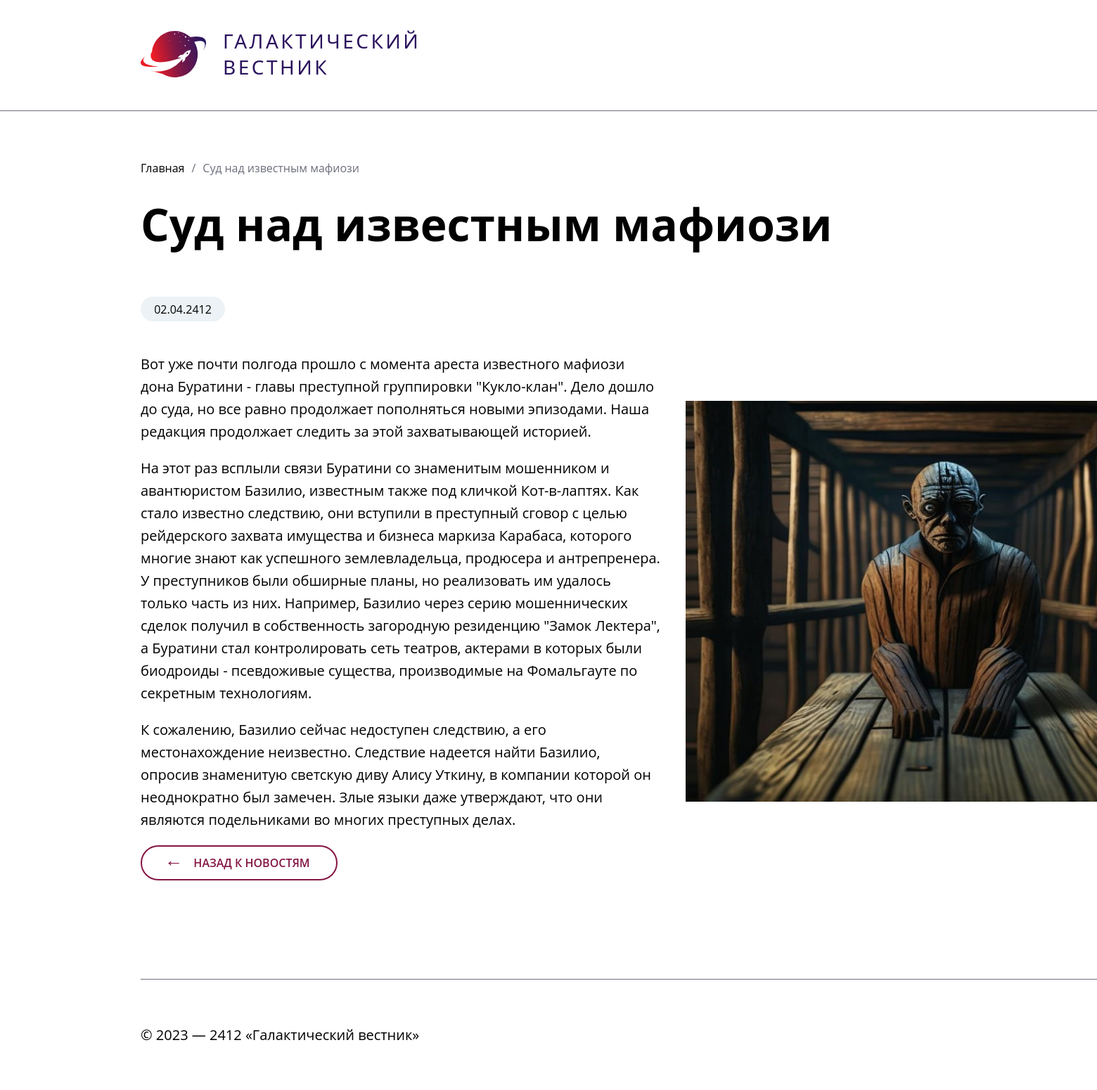
Screenshot of /work_news.php/?id=14 with the database file from the repository.
### tables this page shows
CREATE TABLE `news` (
  `id` int(11) unsigned NOT NULL AUTO_INCREMENT,
  `date` datetime NULL DEFAULT NULL,
  `title` varchar(250) NOT NULL DEFAULT '',
  `announce` text NULL DEFAULT NULL,
  `content` text NULL DEFAULT NULL,
  `image` varchar(250) NOT NULL DEFAULT '',
  PRIMARY KEY (`id`),
  KEY `id` (`id`),

  KEY `idx_news_date` (`date`));

### resources/Repository.php (called while the page is built, shortened)
<?php
    class Repository{
        private function getRepo(){
            require 'connect.php';
            mysqli_query($link, "SET NAMES 'utf8'");
            $query = "SELECT * FROM news";
            $res = mysqli_query($link, $query) or die(mysqli_error($link));
            for ($data = []; $row = mysqli_fetch_assoc($res);$data[] = $row);
            return $data;
        }
        public function getTitles(){
            $titles = [];
            foreach ($this->getRepo() as $news){
                $titles[$news['id']] = $news['title'];
            }
            return $titles;
        }
        public function getNews(){
            $content = [];
            foreach($this->getRepo() as $news){
                $content[$news['id']] = $news;
            }
            return $content;
        }
    }
?>

### work_news/controllers/WorkNewsPage.php (called while the page is built)
<?php
require_once 'resources/Repository.php';
    class WorkNews extends Repository{
        public function getWorkNewsByIndex() {
            $data = [];
            $content = $this->getNews();
            if(isset($_GET['id'])){
                $id = $_GET['id'];
                if(isset($content[$id])){
                    $data = $content[$id];
                }
                return $data;
            }
        }
    }
?>

### work_news/controllers/WorkNewsTitle.php (called while the page is built, shortened)
<?php
require_once 'resources/Repository.php';
class WorkNewsTitle extends Repository{
    public function showWNTitle(){
        $titleItem = $this->getTitles();
    }
}

### work_news/models/work_news_title.php (called while the page is built, shortened)
<?php
    require_once 'work_news/controllers/WorkNewsTitle.php';
    $work_news_title = new WorkNewsTitle();
    $work_news_title->showWNTitle();
?>

### work_news/models/news_index.php (the view, shortened to what this page needs)
<div class ="menu">
	<a href="/project/main.php">Главная</a>
	<p>/</p>
	<?php
	require_once 'work_news/controllers/WorkNewsPage.php';
	$work_news = new WorkNews();
	$news = $work_news->getWorkNewsByIndex();
	$title = $news['title'];
	$date_db = date_create($news['date']);
	$date = date_format($date_db, 'd.m.Y');
	$content = $news['content'];
	$pic = "/project/pics/$news[image]";
	?>
	<p> <?php echo $title ?> </p>
</div>
<h1> <?php echo $title ?> </h1>
<div class="main-content">
	<div class ="text">
		<div class="news-time">
			<p> <?php echo $date ?> </p>
		</div>
		<div class="news-text">
			<?php echo $content ?>
		</div>
	</div>
	<div class="img">
		<img src="<?php echo $pic ?>" alt="content picture">
	</div>
</div>
<div class="back-page">
	<a href="/project/main.php">
		<span class="left-arr">&#8592</span>
		НАЗАД К НОВОСТЯМ
	</a>
</div>

### resources/styles.css (style rules this page uses)
* { margin: 0; padding: 0; }
a { text-decoration: none; }
h1, h2, p, a { font-family: 'Open Sans'; }
body { width: 1920px; }
.wrapper { box-sizing: border-box; padding: 0 200px; }
.header a { display: block; width: 390px; }
.header a .logo { display: flex; }
.header .logo img { background-image: 'logo.svg'; }
.header .logo h2 { padding-left: 24px; font-family: 'Segoe UI'; font-weight: 400; font-size: 28px; line-height: 37px; letter-spacing: 3.5px; color: #2C145E; }
.block-news .news .news-subject .news-time, .content-news .main-content .news-time { display: flex; border-radius: 60px; width: 120px; height: 35px; background-color: #ECF2F5; justify-content: center; align-items: center; }
footer .copyright { border-top: 1px solid #6C6E7B; box-sizing: border-box; font-size: 20px; padding: 65px 0; }
.content-news .menu { box-sizing: border-box; display: flex; margin-top: 70px; }
.content-news .menu a { color: #000000; }
.content-news .menu p { box-sizing: border-box; color: #6C6E7B; margin-left: 10px; }
.content-news .main-content { display: flex; }
.content-news .main-content .text, .content-news .main-content .img { width: 760px; }
.content-news .main-content .text { box-sizing: border-box; padding-right: 10px; }
.content-news h1 { box-sizing: border-box; font-size: 64px; margin-top: 25px; }
.content-news .main-content .text .news-time { box-sizing: border-box; margin-top: 60px; }
.content-news .main-content .text .news-text { box-sizing: border-box; margin-top: 45px; font-size: 20px; line-height: 32px; }
.content-news .main-content .text .news-text p { box-sizing: border-box; margin-bottom: 1em; }
.content-news .main-content .img { display: flex; box-sizing: border-box; align-items: center; justify-content: center; margin-top: 145px; margin-left: 20px; }
.content-news .main-content .img img { width: 740px; height: 570px; }
.content-news .back-page { display: flex; box-sizing: border-box; width: 280px; height: 50px; border: 2px solid #841644; border-radius: 30px; align-items: center; justify-content: center; margin-bottom: 140px; }
.content-news .back-page a { display: flex; position: absolute; font-weight: 600; font-size: 16px; color: #841644; align-items: center; justify-content: center; }
.content-news .back-page a .left-arr { box-sizing: border-box; display: flex; position: relative; left: -5px; top: -5px; margin-right: 10px; align-items: center; color: #841644; height: 15px; font-size: 26px; }

### rows the page displays
news: title "Суд над известным мафиози", date "02.04.2412", content "Вот уже почти полгода прошло с момента ареста известного мафиози дона Буратини - главы преступной группировки \"Кукло-клан\". Дело дошло до суда, но все равно продолжает пополняться новыми эпизодами. Наша редакция продолжает следить за этой захватывающей историей. На этот раз всплыли связи Буратини со знаменитым мошенником и авантюристом Базилио, известным также под кличкой Кот-в-лаптях. Как стало известно следствию, они вступили в преступный сговор с целью рейдерского захвата имущества и бизнеса маркиза Карабаса, которого многие знают как успешного землевладельца, продюсера и антрепренера. У преступников были обширные планы, но реализовать им удалось только часть из них. Например, Базилио…", image (picture)
